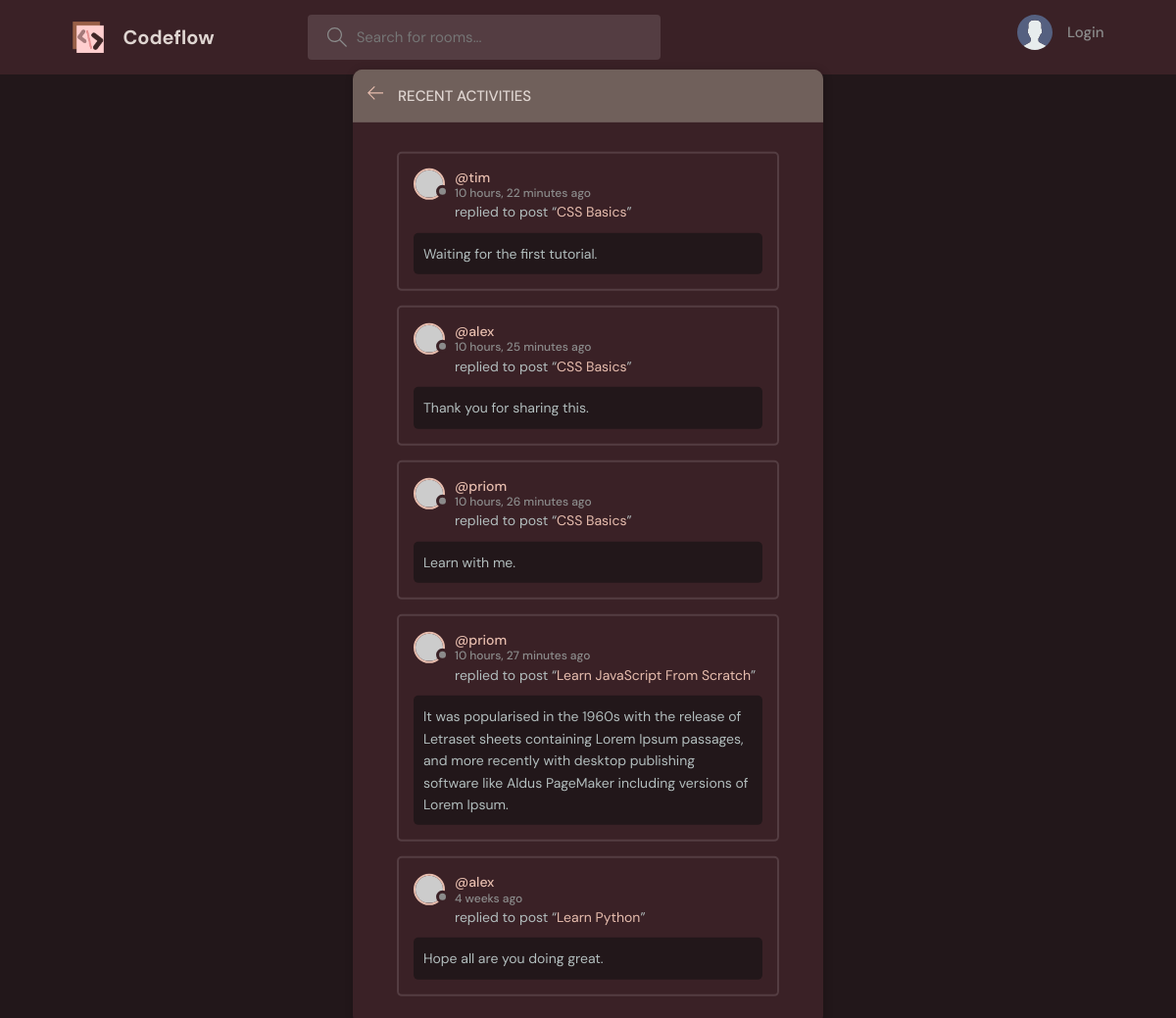
The page /activity/ on the database as committed earlier.
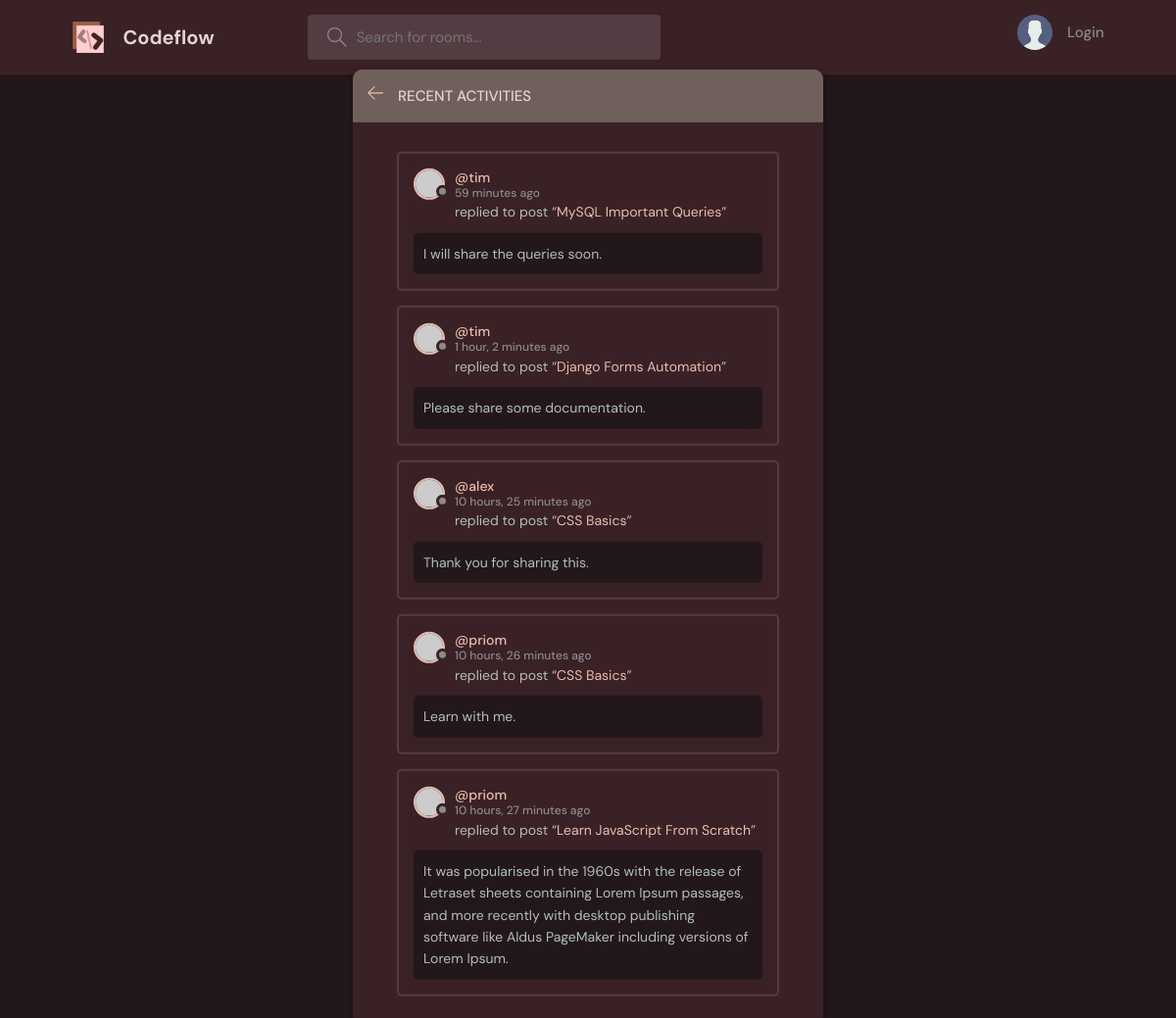
The same page on the database as committed later.
### base/models.py (models this page shows, shortened)
class Message(models.Model):
    user = models.ForeignKey(User, on_delete=models.CASCADE)
    room = models.ForeignKey(Room, on_delete=models.CASCADE)
    body = models.TextField()
    updated = models.DateTimeField(auto_now=True)
    created = models.DateTimeField(auto_now_add=True)
    class Meta:
        ordering = ['-updated', '-created']

class Room(models.Model):
    host = models.ForeignKey(User, on_delete=models.SET_NULL, null=True)
    topic = models.ForeignKey(Topic, on_delete=models.SET_NULL, null=True)
    name = models.CharField(max_length=200)
    description = models.TextField(null=True, blank=True)
    participants = models.ManyToManyField(
        User, related_name='participants', blank=True)
    updated = models.DateTimeField(auto_now=True)
    created = models.DateTimeField(auto_now_add=True)
    class Meta:
        ordering = ['-updated', '-created']
    def __str__(self):
        return self.name

### base/views.py (the view)
# urls.py: path('activity/', views.activityPage, name="activity"),
def activityPage(request):
    room_messages = Message.objects.all()[0:5]
    return render(request, 'base/activity.html', {'room_messages': room_messages})

### base/templates/base/activity.html (shortened to what this page needs)
{% extends 'main.html' %}
{% block content %}
<main class="layout">
  <div class="container">
    <div class="layout__box">
      <div class="layout__boxHeader">
        <div class="layout__boxTitle">
          <a href="{% url 'home' %}">
            <svg version="1.1" xmlns="http://www.w3.org/2000/svg" width="32" height="32" viewBox="0 0 32 32">
              <title>arrow-left</title>
              <path
                d="M13.723 2.286l-13.723 13.714 13.719 13.714 1.616-1.611-10.96-10.96h27.625v-2.286h-27.625l10.965-10.965-1.616-1.607z">
              </path>
            </svg>
          </a>
          <h3>Recent Activities</h3>
        </div>
      </div>
      <div class="activities-page layout__body">
        {% for message in room_messages %}
        <div class="activities__box">
          <div class="activities__boxHeader roomListRoom__header">
            <a href="{% url 'user-profile' message.user.id %}" class="roomListRoom__author">
              <div class="avatar avatar--small">
                <img src="https://randomuser.me/api/portraits/women/11.jpg" />
              </div>
              <p>
                @{{message.user}}
                <span>{{message.created|timesince}} ago</span>
              </p>
            </a>
          </div>
          <div class="activities__boxContent">
            <p>replied to post “<a href="{% url 'room' message.room.id %}">{{message.room}}</a>”</p>
            <div class="activities__boxRoomContent">
              {{message.body}}
            </div>
          </div>
        </div>
        {% endfor %}
      </div>
    </div>
  </div>
</main>
{% endblock %}

Rows that differ between the two databases and show on the page:
removed Message: user "tim", created "10 hours, 22 minutes", room "CSS Basics", body "Waiting for the first tutorial."
no longer on this page (row unchanged): Message: user "alex", created "4 weeks", room "Learn Python", body "Hope all are you doing great."
added Message: user "tim", created "59 minutes", room "MySQL Important Queries", body "I will share the queries soon."
added Message: user "tim", created "1 hour, 2 minutes", room "Django Forms Automation", body "Please share some documentation."
